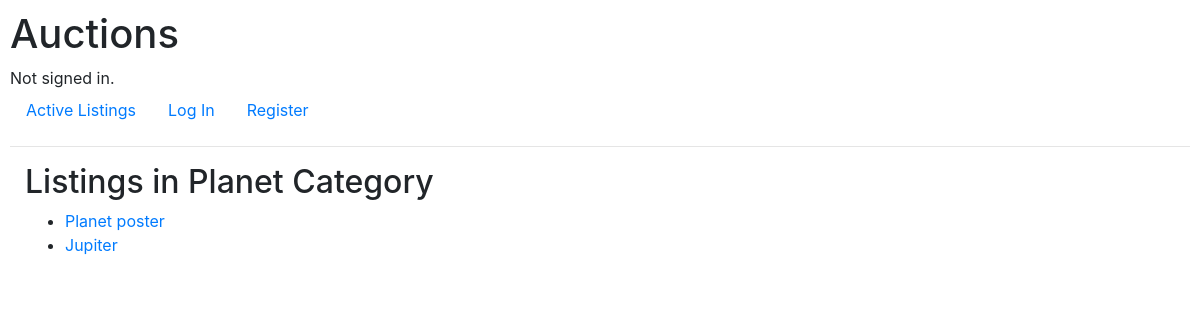
The page /listingsByCategory/Planet on the database as committed earlier.
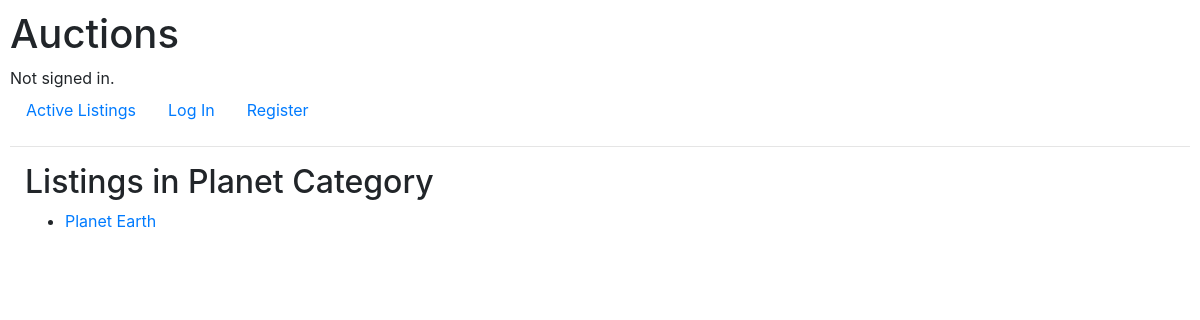
The same page on the database as committed later.
### auctions/models.py (models this page shows, shortened)
class Category(models.Model):
    category_name = models.CharField(max_length=64)

class Listing(models.Model):
    title = models.CharField(max_length=64)
    description = models.CharField(max_length=400)
    starting_bid = models.ForeignKey(Bid, on_delete=models.CASCADE, blank=True, related_name="startingBid", default=0)
    image_url = models.CharField(max_length=1000)
    owner = models.ForeignKey(User, on_delete=models.CASCADE, blank=True, related_name="user")
    category = models.ForeignKey(Category, on_delete=models.CASCADE, blank=True, related_name="category")
    is_active = models.BooleanField(default=True)
    watchlist = models.ManyToManyField(User, blank=True, related_name="watchlistListing")
    bid_counter = models.IntegerField(default = 0)

### auctions/views.py (the view)
# urls.py: path("listingsByCategory/<str:category>", views.listingsByCategory, name="listingsByCategory"),
def listingsByCategory(request, category):
    cat = Category.objects.get(category_name = category)
    listingsByCategory = Listing.objects.filter(category = cat)
    return render(request, 'auctions/listingsByCategory.html', {
        "category": category,
        "listingsByCategory": listingsByCategory
    })

### auctions/templates/auctions/listingsByCategory.html
{% extends 'auctions/layout.html' %} {% block body %}
<div class="container-fluid">
  <h2>Listings in {{ category }} Category</h2>
  <ul>
    {% if not listingsByCategory %}
    <p>No listings in this Category</p>
    {% else %} {% for listing in listingsByCategory %}
    <li>
      <a href="{% url 'listing' listing.id %}"> {{ listing.title}}</a>
    </li>
    {% endfor %}
  </ul>
  {% endif %}
</div>
{% endblock %}

### auctions/templates/auctions/layout.html (shortened to what this page needs)
{% load static %}
<!DOCTYPE html>
<html lang="en">
  <head>
    <link
      rel="stylesheet"
      href="https://stackpath.bootstrapcdn.com/bootstrap/4.4.1/css/bootstrap.min.css"
    />
    <link href="{% static 'auctions/styles.css' %}" rel="stylesheet" />
  </head>
  <body>
    <h1>Auctions</h1>
    <div>
      {% if user.is_authenticated %} Signed in as
      <strong>{{ user.username }}</strong>. {% else %} Not signed in. {% endif%}
    </div>
    <ul class="nav">
      <li class="nav-item">
        <a class="nav-link" href="{% url 'index' %}">Active Listings</a>
      </li>
      {% if user.is_authenticated %}
      <li class="nav-item">
        <a class="nav-link" href="{% url 'category' %}">Categories</a>
      </li>
      <li class="nav-item">
        <a class="nav-link" href="{% url 'watchlist' %}">Watchlist</a>
      </li>
      <li class="nav-item">
        <a class="nav-link" href="{% url 'new_listing' %}">Create Listing</a>
      </li>
      <li class="nav-item">
        <a class="nav-link" href="{% url 'logout' %}">Log Out</a>
      </li>
      {% else %}
      <li class="nav-item">
        <a class="nav-link" href="{% url 'login' %}">Log In</a>
      </li>
      <li class="nav-item">
        <a class="nav-link" href="{% url 'register' %}">Register</a>
      </li>
      {% endif %}
    </ul>
    <hr />
    {% block body %} {% endblock %}
  </body>
</html>

### auctions/static/auctions/styles.css (style rules this page uses)
body { padding: 10px; }

Rows that differ between the two databases and show on the page:
removed Listing: title "Planet poster"
removed Listing: title "Jupiter"
added Listing: title "Planet Earth"
